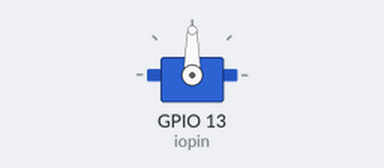
Recording of a sketch running on a simulated ESP32. Parts: servo.

Above: at 0.0 s.
At 11.0 s:
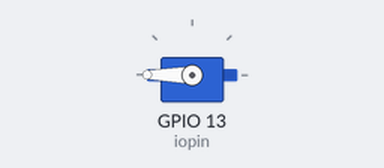
At 27.0 s:
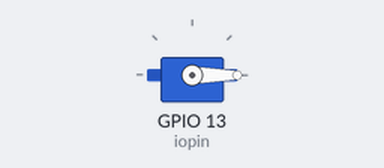
At 39.3 s:
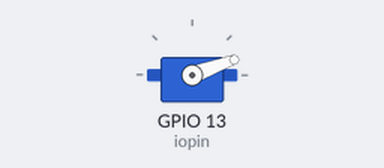
Timing chart, 0 to 40.0 s (numbered marks = the images above):
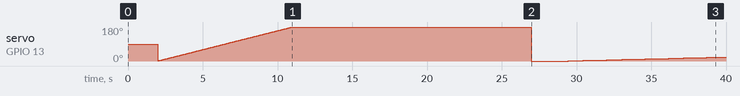

The sketch:

1_3_basic_servo.ino
```cpp
#include "ESP32Servo.h"

#define iopin 13

Servo myservo;
int temp = 1, val = 0;

void setup() {
  // put your setup code here, to run once:
  Serial.begin(9600);
  myservo.attach(iopin);
  delay(2000);
}

void loop() {
  if(temp)
  {
    val = val + 1;
  }

  myservo.write(val);

  delay(50);
}
```
